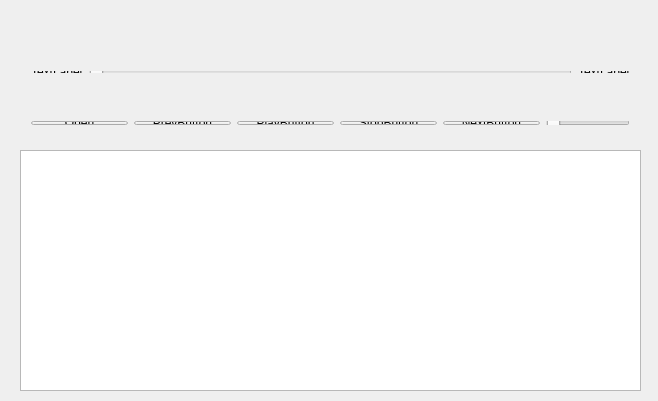
<?xml version="1.0" encoding="UTF-8"?>
<ui version="4.0">
 <class>MediaPlayer</class>
 <widget class="QWidget" name="MediaPlayer">
  <property name="geometry">
   <rect>
    <x>0</x>
    <y>0</y>
    <width>658</width>
    <height>401</height>
   </rect>
  </property>
  <property name="windowTitle">
   <string>MediaPlayer</string>
  </property>
  <widget class="QWidget" name="layoutWidget">
   <property name="geometry">
    <rect>
     <x>20</x>
     <y>110</y>
     <width>621</width>
     <height>26</height>
    </rect>
   </property>
   <layout class="QHBoxLayout" name="PlayControls">
    <item>
     <widget class="QPushButton" name="OpenButton">
      <property name="text">
       <string>Open</string>
      </property>
     </widget>
    </item>
    <item>
     <widget class="QPushButton" name="PrevButton">
      <property name="text">
       <string>PrevButton</string>
      </property>
     </widget>
    </item>
    <item>
     <widget class="QPushButton" name="PlayButton">
      <property name="text">
       <string>PlayButton</string>
      </property>
     </widget>
    </item>
    <item>
     <widget class="QPushButton" name="StopButton">
      <property name="text">
       <string>StopButton</string>
      </property>
     </widget>
    </item>
    <item>
     <widget class="QPushButton" name="NextButton">
      <property name="text">
       <string>NextButton</string>
      </property>
     </widget>
    </item>
    <item>
     <widget class="QSlider" name="VolumeSlider">
      <property name="sizePolicy">
       <sizepolicy hsizetype="Fixed" vsizetype="Fixed">
        <horstretch>0</horstretch>
        <verstretch>0</verstretch>
       </sizepolicy>
      </property>
      <property name="orientation">
       <enum>Qt::Horizontal</enum>
      </property>
     </widget>
    </item>
   </layout>
  </widget>
  <widget class="QWidget" name="layoutWidget">
   <property name="geometry">
    <rect>
     <x>20</x>
     <y>60</y>
     <width>621</width>
     <height>24</height>
    </rect>
   </property>
   <layout class="QHBoxLayout" name="TimeControls">
    <item>
     <widget class="QLabel" name="labelCurrent">
      <property name="sizePolicy">
       <sizepolicy hsizetype="Fixed" vsizetype="Fixed">
        <horstretch>0</horstretch>
        <verstretch>0</verstretch>
       </sizepolicy>
      </property>
      <property name="text">
       <string>TextLabel</string>
      </property>
     </widget>
    </item>
    <item>
     <widget class="QSlider" name="PositionSlider">
      <property name="orientation">
       <enum>Qt::Horizontal</enum>
      </property>
     </widget>
    </item>
    <item>
     <widget class="QLabel" name="labelRemain">
      <property name="sizePolicy">
       <sizepolicy hsizetype="Fixed" vsizetype="Fixed">
        <horstretch>0</horstretch>
        <verstretch>0</verstretch>
       </sizepolicy>
      </property>
      <property name="text">
       <string>TextLabel</string>
      </property>
     </widget>
    </item>
   </layout>
  </widget>
  <widget class="QListView" name="playlistView">
   <property name="geometry">
    <rect>
     <x>20</x>
     <y>150</y>
     <width>621</width>
     <height>241</height>
    </rect>
   </property>
  </widget>
  <widget class="QWidget" name="">
   <property name="geometry">
    <rect>
     <x>20</x>
     <y>30</y>
     <width>621</width>
     <height>22</height>
    </rect>
   </property>
   <layout class="QHBoxLayout" name="SongNameLayout">
    <item>
     <spacer name="horizontalSpacer">
      <property name="orientation">
       <enum>Qt::Horizontal</enum>
      </property>
      <property name="sizeHint" stdset="0">
       <size>
        <width>40</width>
        <height>20</height>
       </size>
      </property>
     </spacer>
    </item>
    <item>
     <widget class="QLabel" name="labelCurrentSong">
      <property name="sizePolicy">
       <sizepolicy hsizetype="Maximum" vsizetype="Preferred">
        <horstretch>0</horstretch>
        <verstretch>0</verstretch>
       </sizepolicy>
      </property>
      <property name="minimumSize">
       <size>
        <width>0</width>
        <height>0</height>
       </size>
      </property>
      <property name="text">
       <string>TextLabel</string>
      </property>
      <property name="alignment">
       <set>Qt::AlignLeading|Qt::AlignLeft|Qt::AlignVCenter</set>
      </property>
     </widget>
    </item>
    <item>
     <spacer name="horizontalSpacer_2">
      <property name="orientation">
       <enum>Qt::Horizontal</enum>
      </property>
      <property name="sizeHint" stdset="0">
       <size>
        <width>40</width>
        <height>20</height>
       </size>
      </property>
     </spacer>
    </item>
   </layout>
  </widget>
 </widget>
 <layoutdefault spacing="6" margin="11"/>
 <resources/>
 <connections/>
</ui>
